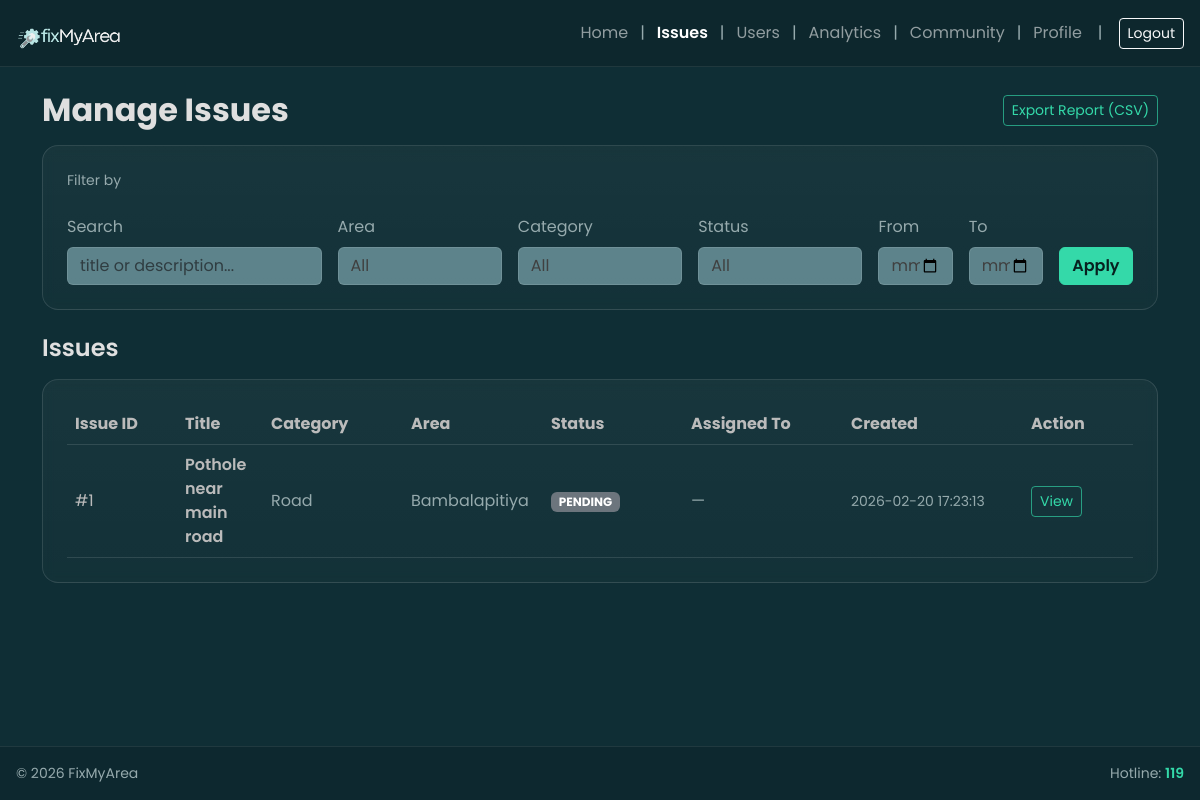
Page /admin/manage_issues.php (signed in) on the committed database.
### tables this page shows
CREATE TABLE issues (
  issue_id INT AUTO_INCREMENT PRIMARY KEY,
  reporter_user_id INT NOT NULL,
  area_id INT NOT NULL,
  category_id INT NULL,

  title VARCHAR(200) NOT NULL,
  description TEXT NOT NULL,
  lat DECIMAL(10,7) NOT NULL,
  lng DECIMAL(10,7) NOT NULL,

  status ENUM('PENDING','ASSIGNED','IN_PROGRESS','COMPLETED','CLOSED','REOPENED','REJECTED')
    NOT NULL DEFAULT 'PENDING',

  created_at TIMESTAMP NOT NULL DEFAULT CURRENT_TIMESTAMP,

  CONSTRAINT fk_issues_reporter
    FOREIGN KEY (reporter_user_id) REFERENCES users(user_id)
    ON UPDATE CASCADE
    ON DELETE RESTRICT,

  CONSTRAINT fk_issues_area
    FOREIGN KEY (area_id) REFERENCES areas(area_id)
    ON UPDATE CASCADE
    ON DELETE RESTRICT,

  CONSTRAINT fk_issues_category
    FOREIGN KEY (category_id) REFERENCES issue_categories(category_id)
    ON UPDATE CASCADE
    ON DELETE SET NULL
);

CREATE TABLE issue_categories (
  category_id INT AUTO_INCREMENT PRIMARY KEY,
  category_name VARCHAR(100) NOT NULL UNIQUE,
  created_at TIMESTAMP NOT NULL DEFAULT CURRENT_TIMESTAMP
);

CREATE TABLE areas (
  area_id INT AUTO_INCREMENT PRIMARY KEY,
  area_name VARCHAR(100) NOT NULL UNIQUE,
  created_at TIMESTAMP NOT NULL DEFAULT CURRENT_TIMESTAMP
);

### admin/manage_issues.php (the view, shortened to what this page needs)
<?php
require_once __DIR__ . '/../includes/header.php';
require_once __DIR__ . '/../includes/navbar.php';
$q         = trim((string)($_GET['q'] ?? ''));
$dateFrom  = trim((string)($_GET['from'] ?? ''));
$dateTo    = trim((string)($_GET['to'] ?? ''));
$where = [];
$params = [];
$whereSql = $where ? ("WHERE " . implode(" AND ", $where)) : "";
$baseSql = "
SELECT
  i.issue_id,
  i.title,
  i.status,
  i.created_at,
  a.area_name,
  c.category_name,
  u.name AS reporter_name,
  ip.file_path AS thumb_path,
  w.name AS assigned_to
FROM issues i
LEFT JOIN areas a ON a.area_id = i.area_id
LEFT JOIN issue_categories c ON c.category_id = i.category_id
LEFT JOIN users u ON u.user_id = i.reporter_user_id
/* thumbnail (report photo) */
LEFT JOIN issue_photos ip
  ON ip.issue_id = i.issue_id
 AND ip.photo_type = 'REPORT'
/* latest assignment */
LEFT JOIN (
  SELECT issue_id, MAX(assignment_id) AS max_id
  FROM assignments
  GROUP BY issue_id
) la ON la.issue_id = i.issue_id
LEFT JOIN assignments ass ON ass.assignment_id = la.max_id
LEFT JOIN users w ON w.user_id = ass.field_worker_id
{$whereSql}
ORDER BY i.created_at DESC, i.issue_id DESC
";
$rows = [];
try {
  $st = $pdo->prepare($baseSql);
  $st->execute($params);
  $rows = $st->fetchAll(PDO::FETCH_ASSOC);
} catch (Throwable $e) {
  $fallbackSql = "
  SELECT
    i.issue_id,
    i.title,
    i.status,
    i.created_at,
    a.area_name,
    c.category_name,
    ip.file_path AS thumb_path
  FROM issues i
  LEFT JOIN areas a ON a.area_id = i.area_id
  LEFT JOIN issue_categories c ON c.category_id = i.category_id
  LEFT JOIN issue_photos ip
    ON ip.issue_id = i.issue_id
   AND ip.photo_type = 'REPORT'
  {$whereSql}
  ORDER BY i.created_at DESC, i.issue_id DESC
  ";
  $st = $pdo->prepare($fallbackSql);
  $st->execute($params);
  $rows = $st->fetchAll(PDO::FETCH_ASSOC);
}
function h(?string $s): string { return htmlspecialchars((string)$s, ENT_QUOTES, 'UTF-8'); }
function statusBadge(string $s): string {
  $s = strtoupper(trim($s));
  return match ($s) {
    'PENDING' => 'bg-secondary',
    'IN_PROGRESS' => 'bg-info text-dark',
    'RESOLVED','COMPLETED','CLOSED' => 'bg-success',
    'REJECTED' => 'bg-danger',
    default => 'bg-dark'
  };
}
?>
<div class="container py-4 app-container">
  <div class="d-flex flex-column flex-lg-row justify-content-between align-items-start align-items-lg-center gap-3 mb-3">
    <h2 class="fw-bold mb-0">Manage Issues</h2>
    <div class="d-flex gap-2">
      <a class="btn btn-outline-brand btn-sm"
         href="<?= BASE_URL ?>/admin/manage_issues.php?<?= http_build_query(array_merge($_GET, ['export'=>'csv'])) ?>">
        Export Report (CSV)
      </a>
    </div>
  </div>
  <div class="card-dark p-3 p-md-4 mb-4">
    <form method="GET" class="row g-3 align-items-end">
      <div class="col-12">
        <div class="text-muted small mb-2">Filter by</div>
      </div>
      <div class="col-12 col-md-6 col-lg-3">
        <label class="form-label">Search</label>
        <input class="form-control" name="q" value="<?= h($q) ?>" placeholder="title or description...">
      </div>
      <div class="col-12 col-md-6 col-lg-2">
        <label class="form-label">Area</label>
        <select class="form-select" name="area_id">
          <option value="0">All</option>
        </select>
      </div>
      <div class="col-12 col-md-6 col-lg-2">
        <label class="form-label">Category</label>
        <select class="form-select" name="category_id">
          <option value="0">All</option>
        </select>
      </div>
      <div class="col-12 col-md-6 col-lg-2">
        <label class="form-label">Status</label>
        <select class="form-select" name="status">
          <option value="">All</option>
        </select>
      </div>
      <div class="col-12 col-md-6 col-lg-1">
        <label class="form-label">From</label>
        <input type="date" class="form-control" name="from" value="<?= h($dateFrom) ?>">
      </div>
      <div class="col-12 col-md-6 col-lg-1">
        <label class="form-label">To</label>
        <input type="date" class="form-control" name="to" value="<?= h($dateTo) ?>">
      </div>
      <div class="col-12 col-lg-1 d-grid">
        <button class="btn btn-brand" type="submit">Apply</button>
      </div>
    </form>
  </div>
  <h4 class="fw-semibold mb-3">Issues</h4>
  <?php if (empty($rows)): ?>
    <div class="card-dark p-4">
      <div class="text-muted">No issues found.</div>
    </div>
  <?php else: ?>
    <div class="card-dark p-3 p-md-4 d-none d-md-block">
      <div class="table-responsive">
        <table class="table table-dark-custom align-middle mb-0">
          <thead>
            <tr>
              <th style="width:110px;">Issue ID</th>
              <th>Title</th>
              <th style="width:140px;">Category</th>
              <th style="width:140px;">Area</th>
              <th style="width:140px;">Status</th>
              <th style="width:160px;">Assigned To</th>
              <th style="width:180px;">Created</th>
              <th style="width:110px;">Action</th>
            </tr>
          </thead>
          <tbody>
            <?php foreach ($rows as $r): ?>
              <tr>
                <td>#<?= (int)$r['issue_id'] ?></td>
                <td class="fw-semibold"><?= h($r['title']) ?></td>
                <td class="text-muted"><?= h($r['category_name'] ?? '') ?></td>
                <td class="text-muted"><?= h($r['area_name'] ?? '') ?></td>
                <td><span class="badge <?= statusBadge((string)$r['status']) ?>"><?= h($r['status']) ?></span></td>
                <td class="text-muted"><?= h($r['assigned_to'] ?? '—') ?></td>
                <td class="text-muted small"><?= h($r['created_at']) ?></td>
                <td>
                  <a class="btn btn-sm btn-outline-brand"
                     href="<?= BASE_URL ?>/admin/view_issue.php?issue_id=<?= (int)$r['issue_id'] ?>">
                    View
                  </a>
                </td>
              </tr>
            <?php endforeach; ?>
          </tbody>
        </table>
      </div>
    </div>
  <?php endif; ?>
</div>
<?php require_once __DIR__ . '/../includes/footer.php'; ?>

### public/assets/css/theme.css (style rules this page uses)
html, body { height:100%; margin:0; }
body { min-height:100vh; display:flex; flex-direction:column; font-family: "Poppins", system-ui, -apple-system, Segoe UI, Roboto, Arial, sans-serif; background: radial-gradient(1200px 800px at -301% 10%, var(--brand-700), var(--bg)); color: var(--text-700); }
.app-container { flex:1; }
:root { --brand-900:#12363D; --brand-800:#173C45; --brand-700:#234F51; --accent-500:#34D9A9; --accent-600:#34AB90; --text-100:#404040; --text-300:#B3D8D6; --muted-400:#96AAAD; --muted-600:#4F696E; --text-700: #dfdfdf; --text-800: #bbbbbb; --text-900: #999999; --bg:#0F2E35; --card:#0F343B; --border:rgba(241,246,246,0.12); --radius:16px; }
.card-dark { background: linear-gradient(180deg, rgba(255,255,255,0.04), rgba(255,255,255,0.02)); border: 1px solid var(--border); border-radius: var(--radius); backdrop-filter: blur(6px); }
.form-control, .form-select { background: rgb(132 175 183 / 65%); border: 1px solid var(--border); color: var(--text-100); }
.form-label { color: var(--muted-400); }
.text-muted { color: var(--muted-400) !important; }
.btn-brand { background: var(--accent-500); border-color: var(--accent-500); color: #07211F; font-weight: 600; }
.btn-outline-brand { border: 1px solid rgba(52,217,169,0.65); color: var(--accent-500); }
a { color: var(--accent-500); }
.table-dark-custom { --bs-table-bg: transparent; --bs-table-color: var(--text-800); border-color: var(--border); }
.table-dark-custom th, .table-dark-custom td { border-color: var(--border); }

### includes/header.php (style rules this page uses)
body { font-family: "Poppins", sans-serif; }

### rows in the picture
issues: issue_id "1", title "Pothole near main road", category.category_name "Road", area.area_name "Bambalapitiya", status "PENDING", assigned_to "—", created_at "2026-02-20 17:23:13"

### other values in the picture
$label "Home"
$label "Issues"
$label "Users"
$label "Analytics"
$label "Community"
$label "Profile"
